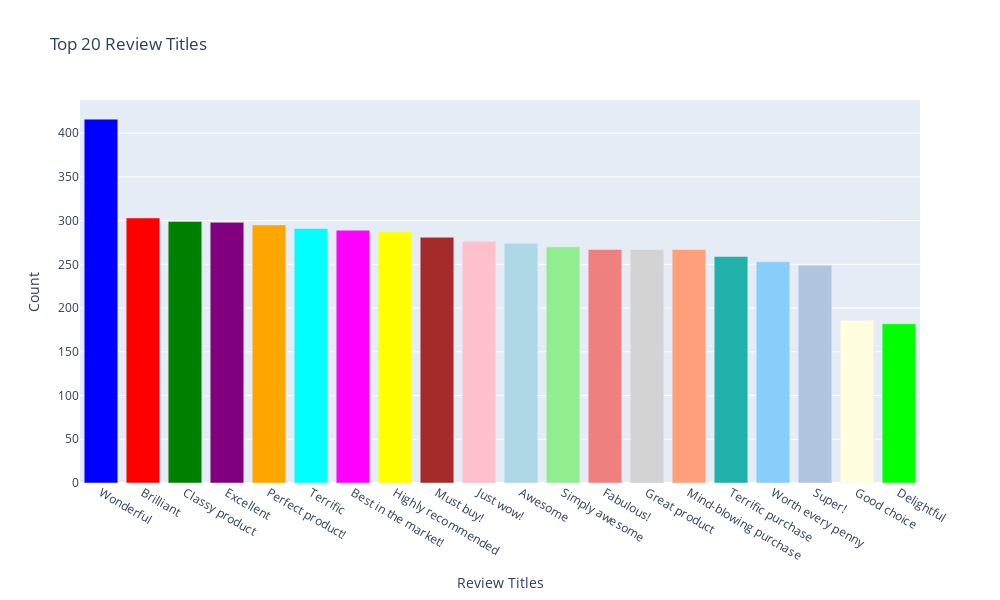
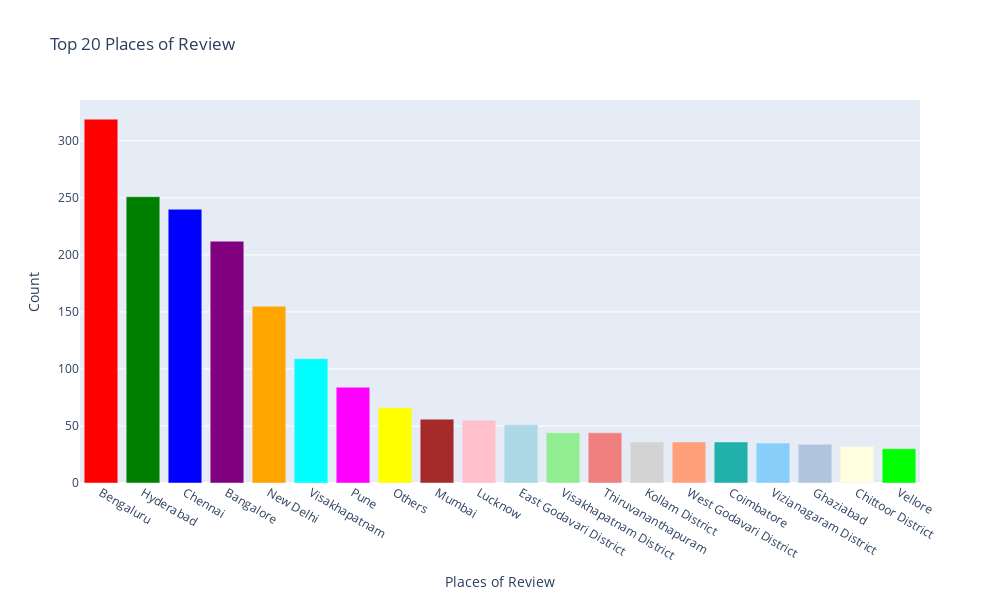

Notebook cell for these charts, in order:
### Code cell
import plotly.graph_objects as go

# Top review titles
top_review_titles = df_rvw['REVIEW_TITLE'].value_counts().head(20)
# Top places of review
top_places_review = df_rvw['CB_PLACE_OF_REVIEW'].value_counts().head(20)

# Define a list of colors for each bar
colors_titles = ['blue', 'red', 'green', 'purple', 'orange', 'cyan', 'magenta', 'yellow', 'brown', 'pink',
                 'lightblue', 'lightgreen', 'lightcoral', 'lightgray', 'lightsalmon', 'lightseagreen',
                 'lightskyblue', 'lightsteelblue', 'lightyellow', 'lime']

colors_places = ['red', 'green', 'blue', 'purple', 'orange', 'cyan', 'magenta', 'yellow', 'brown', 'pink',
                 'lightblue', 'lightgreen', 'lightcoral', 'lightgray', 'lightsalmon', 'lightseagreen',
                 'lightskyblue', 'lightsteelblue', 'lightyellow', 'lime']

# Plot top review titles with different colors for each bar
fig_titles = go.Figure(go.Bar(x=top_review_titles.index, y=top_review_titles.values, marker_color=colors_titles))
fig_titles.update_layout(
    title='Top 20 Review Titles',
    xaxis_title='Review Titles',
    yaxis_title='Count',
    width=1000,
    height=600
)
fig_titles.show()

# Plot top places of review with different colors for each bar
fig_places = go.Figure(go.Bar(x=top_places_review.index, y=top_places_review.values, marker_color=colors_places))
fig_places.update_layout(
    title='Top 20 Places of Review',
    xaxis_title='Places of Review',
    yaxis_title='Count',
    width=1000,
    height=600
)
fig_places.show()

### Figure 1 — Plotly figure (JSON) as saved in the notebook; plotly's stock layout.template omitted (floating-point values rounded to 4 significant figures)
{"data": [{"marker": {"color": ["blue", "red", "green", "purple", "orange", "cyan", "magenta", "yellow", "brown", "pink", "lightblue", "lightgreen", "lightcoral", "lightgray", "lightsalmon", "lightseagreen", "lightskyblue", "lightsteelblue", "lightyellow", "lime"]}, "type": "bar", "x": ["Wonderful", "Brilliant", "Classy product", "Excellent", "Perfect product!", "Terrific", "Best in the market!", "Highly recommended", "Must buy!", "Just wow!", "Awesome", "Simply awesome", "Fabulous!", "Great product", "Mind-blowing purchase", "Terrific purchase", "Worth every penny", "Super!", "Good choice", "Delightful"], "y": [416, 303, 299, 298, 295, 291, 289, 287, 281, 276, 274, 270, 267, 267, 267, 259, 253, 249, 186, 182]}], "layout": {"height": 600, "title": {"text": "Top 20 Review Titles"}, "width": 1000, "xaxis": {"title": {"text": "Review Titles"}}, "yaxis": {"title": {"text": "Count"}}}}

### Figure 2 — Plotly figure (JSON) as saved in the notebook; plotly's stock layout.template omitted (floating-point values rounded to 4 significant figures)
{"data": [{"marker": {"color": ["red", "green", "blue", "purple", "orange", "cyan", "magenta", "yellow", "brown", "pink", "lightblue", "lightgreen", "lightcoral", "lightgray", "lightsalmon", "lightseagreen", "lightskyblue", "lightsteelblue", "lightyellow", "lime"]}, "type": "bar", "x": ["Bengaluru", "Hyderabad", "Chennai", "Bangalore", "New Delhi", "Visakhapatnam", "Pune", "Others", "Mumbai", "Lucknow", "East Godavari District", "Visakhapatnam District", "Thiruvananthapuram", "Kollam District", "West Godavari District", "Coimbatore", "Vizianagaram District", "Ghaziabad", "Chittoor District", "Vellore"], "y": [319, 251, 240, 212, 155, 109, 84, 66, 56, 55, 51, 44, 44, 36, 36, 36, 35, 34, 32, 30]}], "layout": {"height": 600, "title": {"text": "Top 20 Places of Review"}, "width": 1000, "xaxis": {"title": {"text": "Places of Review"}}, "yaxis": {"title": {"text": "Count"}}}}
